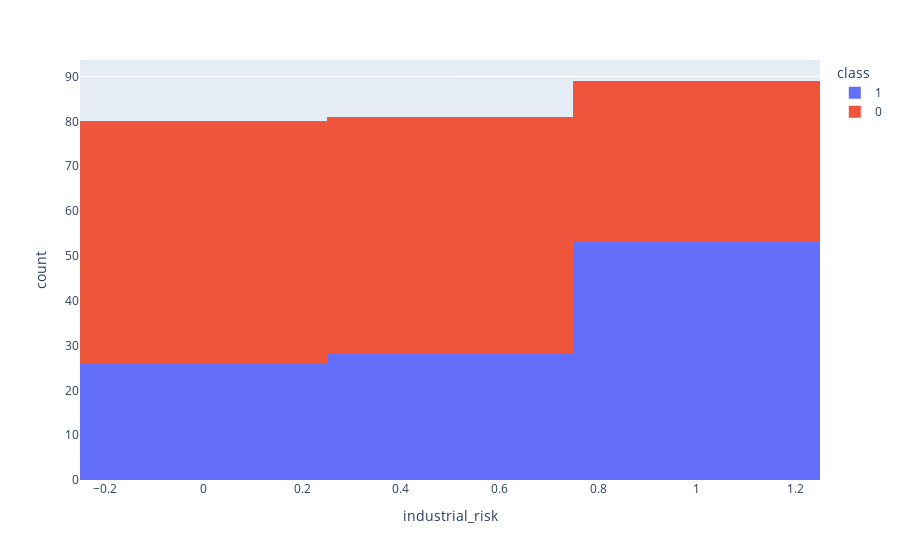
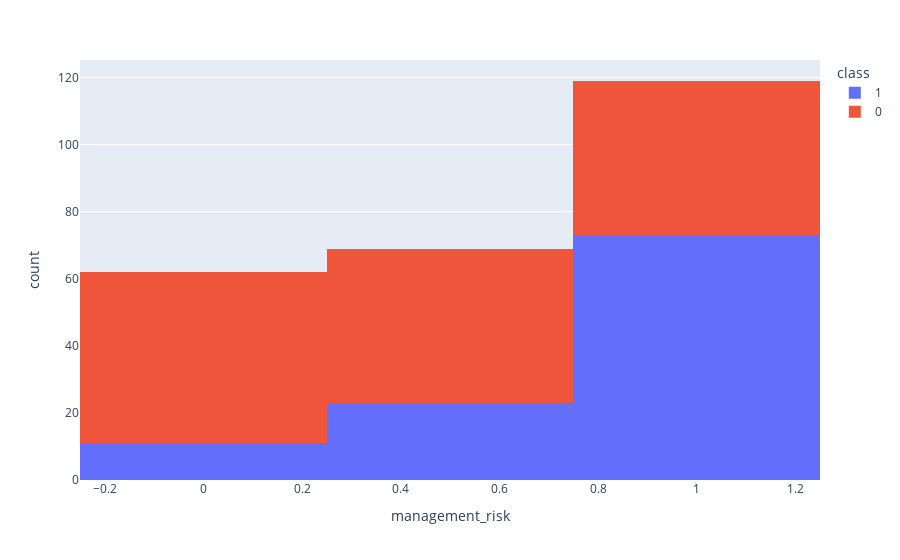
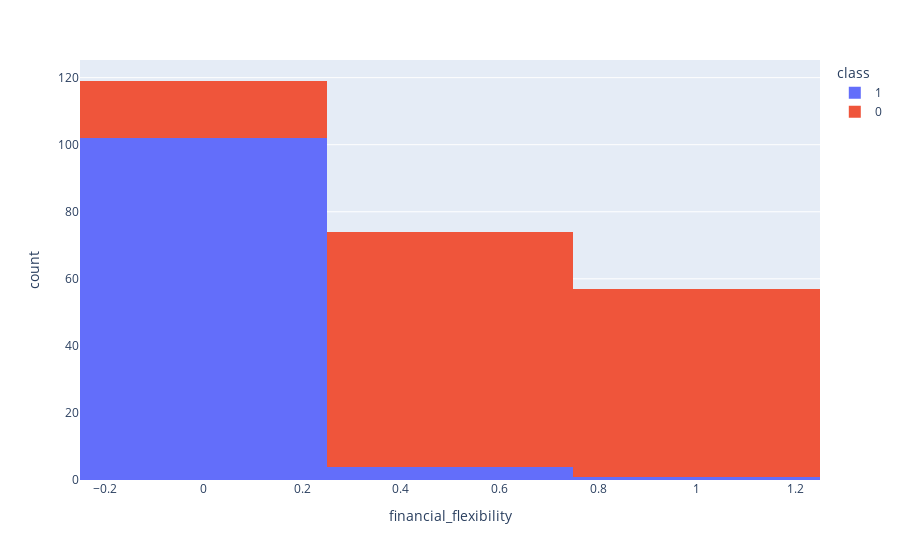
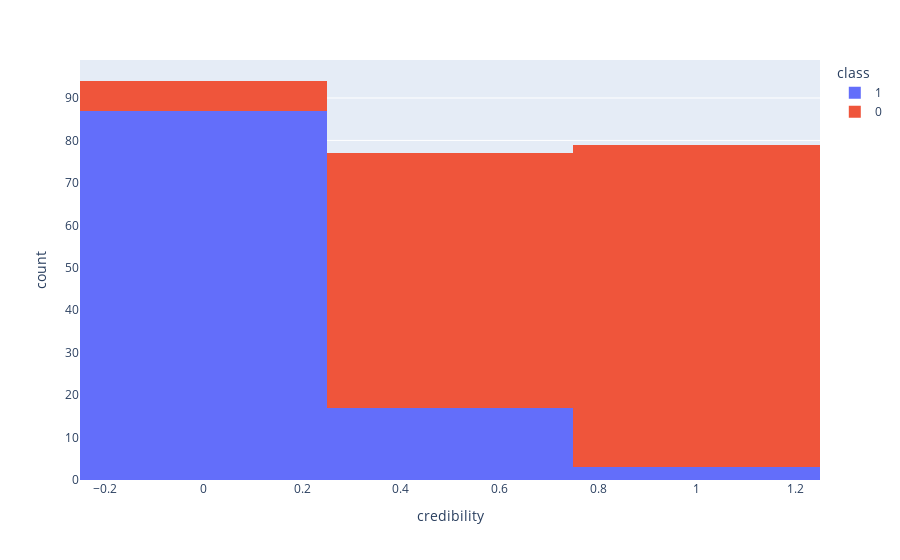

The code cell stored with these charts, in order, in its notebook:
### Code cell
import plotly.express as px

fig = px.histogram(df, x='industrial_risk', color='class', barmode='stack')
fig.show()

fig = px.histogram(df, x='management_risk', color='class', barmode='stack')
fig.show()

fig = px.histogram(df, x='financial_flexibility', color='class', barmode='stack')
fig.show()

fig = px.histogram(df, x='credibility', color='class', barmode='stack')
fig.show()

fig = px.histogram(df, x='competitiveness', color='class', barmode='stack')
fig.show()

fig = px.histogram(df, x='operating_risk', color='class', barmode='stack')
fig.show()

### Figure 1 — Plotly figure (JSON) as saved in the notebook; plotly's stock layout.template omitted (floating-point values rounded to 4 significant figures; data arrays with more than 128 entries replaced by an {"elided": "..."} marker saying what was removed)
{"data": [{"alignmentgroup": "True", "bingroup": "x", "hovertemplate": "class=1<br>industrial_risk=%{x}<br>count=%{y}<extra></extra>", "legendgroup": "1", "marker": {"color": "#636efa", "pattern": {"shape": ""}}, "name": "1", "offsetgroup": "1", "orientation": "v", "showlegend": true, "type": "histogram", "x": [0.5, 0, 1, 0.5, 1, 1, 1, 1, 1, 1, 1, 0, 0.5, 1, 0, 0.5, 0.5, 0.5, 0.5, 0, 0, 0, 0, 1, 1, 0.5, 0.5, 0, 0.5, 0, 0.5, 1, 1, 0, 1, 0.5, 1, 1, 1, 1, 1, 1, 1, 1, 1, 0, 0.5, 1, 0, 0, 0.5, 1, 1, 0.5, 1, 1, 1, 1, 1, 1, 0, 0, 0, 1, 1, 0.5, 0.5, 1, 1, 0, 0.5, 1, 1, 0, 1, 1, 0.5, 0.5, 0.5, 0, 0, 0, 0, 1, 1, 0.5, 0.5, 0.5, 0, 0.5, 1, 1, 0.5, 0, 1, 0.5, 1, 1, 1, 1, 1, 1, 1, 0, 0.5, 1, 0], "xaxis": "x", "yaxis": "y"}, {"alignmentgroup": "True", "bingroup": "x", "hovertemplate": "class=0<br>industrial_risk=%{x}<br>count=%{y}<extra></extra>", "legendgroup": "0", "marker": {"color": "#EF553B", "pattern": {"shape": ""}}, "name": "0", "offsetgroup": "0", "orientation": "v", "showlegend": true, "type": "histogram", "x": {"elided": "143 float values"}, "xaxis": "x", "yaxis": "y"}], "layout": {"barmode": "stack", "legend": {"title": {"text": "class"}, "tracegroupgap": 0}, "margin": {"t": 60}, "xaxis": {"anchor": "y", "domain": [0, 1], "title": {"text": "industrial_risk"}}, "yaxis": {"anchor": "x", "domain": [0, 1], "title": {"text": "count"}}}}

### Figure 2 — Plotly figure (JSON) as saved in the notebook; plotly's stock layout.template omitted (floating-point values rounded to 4 significant figures; data arrays with more than 128 entries replaced by an {"elided": "..."} marker saying what was removed)
{"data": [{"alignmentgroup": "True", "bingroup": "x", "hovertemplate": "class=1<br>management_risk=%{x}<br>count=%{y}<extra></extra>", "legendgroup": "1", "marker": {"color": "#636efa", "pattern": {"shape": ""}}, "name": "1", "offsetgroup": "1", "orientation": "v", "showlegend": true, "type": "histogram", "x": [1, 1, 0, 0, 1, 1, 1, 1, 1, 1, 1, 1, 1, 1, 1, 1, 1, 0.5, 1, 0.5, 1, 0.5, 1, 0.5, 1, 0.5, 0.5, 0, 0, 0.5, 1, 1, 0.5, 1, 0, 0, 1, 1, 1, 1, 1, 1, 1, 1, 1, 1, 1, 1, 1, 1, 1, 1, 0, 0, 1, 1, 1, 1, 1, 1, 1, 0.5, 1, 0.5, 1, 0.5, 0.5, 1, 1, 1, 1, 1, 0.5, 1, 0.5, 1, 0.5, 0.5, 1, 0.5, 1, 0.5, 1, 0.5, 1, 0.5, 0.5, 0, 0.5, 1, 1, 0.5, 1, 1, 0, 0, 1, 1, 1, 1, 1, 1, 1, 1, 1, 1, 1], "xaxis": "x", "yaxis": "y"}, {"alignmentgroup": "True", "bingroup": "x", "hovertemplate": "class=0<br>management_risk=%{x}<br>count=%{y}<extra></extra>", "legendgroup": "0", "marker": {"color": "#EF553B", "pattern": {"shape": ""}}, "name": "0", "offsetgroup": "0", "orientation": "v", "showlegend": true, "type": "histogram", "x": {"elided": "143 float values"}, "xaxis": "x", "yaxis": "y"}], "layout": {"barmode": "stack", "legend": {"title": {"text": "class"}, "tracegroupgap": 0}, "margin": {"t": 60}, "xaxis": {"anchor": "y", "domain": [0, 1], "title": {"text": "management_risk"}}, "yaxis": {"anchor": "x", "domain": [0, 1], "title": {"text": "count"}}}}

### Figure 3 — Plotly figure (JSON) as saved in the notebook; plotly's stock layout.template omitted (floating-point values rounded to 4 significant figures; data arrays with more than 128 entries replaced by an {"elided": "..."} marker saying what was removed)
{"data": [{"alignmentgroup": "True", "bingroup": "x", "hovertemplate": "class=1<br>financial_flexibility=%{x}<br>count=%{y}<extra></extra>", "legendgroup": "1", "marker": {"color": "#636efa", "pattern": {"shape": ""}}, "name": "1", "offsetgroup": "1", "orientation": "v", "showlegend": true, "type": "histogram", "x": [0, 0, 0, 0, 0, 0, 0, 0, 0, 0, 0.5, 0, 0, 0, 0, 0, 0, 0, 0, 0, 0, 0, 0, 0, 0, 0, 0, 0, 0, 0, 0, 0, 0, 0, 0, 0, 0, 0, 0, 0, 0, 0, 0, 0, 0.5, 0, 0, 0, 0, 0, 0, 0, 0, 0, 0, 0, 0, 0, 0, 0, 0, 0, 0, 0, 0, 0, 0, 0, 0.5, 0, 0, 0, 1, 0, 0, 0, 0, 0, 0, 0, 0, 0, 0, 0, 0, 0, 0, 0, 0, 0, 0, 0, 0, 0, 0, 0, 0, 0, 0, 0, 0, 0, 0.5, 0, 0, 0, 0], "xaxis": "x", "yaxis": "y"}, {"alignmentgroup": "True", "bingroup": "x", "hovertemplate": "class=0<br>financial_flexibility=%{x}<br>count=%{y}<extra></extra>", "legendgroup": "0", "marker": {"color": "#EF553B", "pattern": {"shape": ""}}, "name": "0", "offsetgroup": "0", "orientation": "v", "showlegend": true, "type": "histogram", "x": {"elided": "143 float values"}, "xaxis": "x", "yaxis": "y"}], "layout": {"barmode": "stack", "legend": {"title": {"text": "class"}, "tracegroupgap": 0}, "margin": {"t": 60}, "xaxis": {"anchor": "y", "domain": [0, 1], "title": {"text": "financial_flexibility"}}, "yaxis": {"anchor": "x", "domain": [0, 1], "title": {"text": "count"}}}}

### Figure 4 — Plotly figure (JSON) as saved in the notebook; plotly's stock layout.template omitted (floating-point values rounded to 4 significant figures; data arrays with more than 128 entries replaced by an {"elided": "..."} marker saying what was removed)
{"data": [{"alignmentgroup": "True", "bingroup": "x", "hovertemplate": "class=1<br>credibility=%{x}<br>count=%{y}<extra></extra>", "legendgroup": "1", "marker": {"color": "#636efa", "pattern": {"shape": ""}}, "name": "1", "offsetgroup": "1", "orientation": "v", "showlegend": true, "type": "histogram", "x": [0, 0, 0, 0.5, 0, 0.5, 0, 0, 0.5, 0.5, 0, 0, 0, 0, 0, 0, 0, 0, 0, 0, 0, 0, 0, 0, 0, 0, 0, 0, 0, 0, 0, 0, 0, 0, 0, 0.5, 1, 0, 0.5, 1, 0, 0, 0.5, 0.5, 0, 0, 0, 0, 0, 0, 0, 0, 0, 0.5, 0, 0.5, 1, 0, 0, 0.5, 0, 0, 0, 0, 0, 0, 0, 0.5, 0, 0, 0, 0, 0.5, 0, 0, 0, 0, 0, 0, 0, 0, 0, 0, 0, 0, 0, 0, 0, 0, 0, 0, 0, 0, 0, 0, 0.5, 0, 0.5, 0, 0, 0.5, 0.5, 0, 0, 0, 0, 0], "xaxis": "x", "yaxis": "y"}, {"alignmentgroup": "True", "bingroup": "x", "hovertemplate": "class=0<br>credibility=%{x}<br>count=%{y}<extra></extra>", "legendgroup": "0", "marker": {"color": "#EF553B", "pattern": {"shape": ""}}, "name": "0", "offsetgroup": "0", "orientation": "v", "showlegend": true, "type": "histogram", "x": {"elided": "143 float values"}, "xaxis": "x", "yaxis": "y"}], "layout": {"barmode": "stack", "legend": {"title": {"text": "class"}, "tracegroupgap": 0}, "margin": {"t": 60}, "xaxis": {"anchor": "y", "domain": [0, 1], "title": {"text": "credibility"}}, "yaxis": {"anchor": "x", "domain": [0, 1], "title": {"text": "count"}}}}
